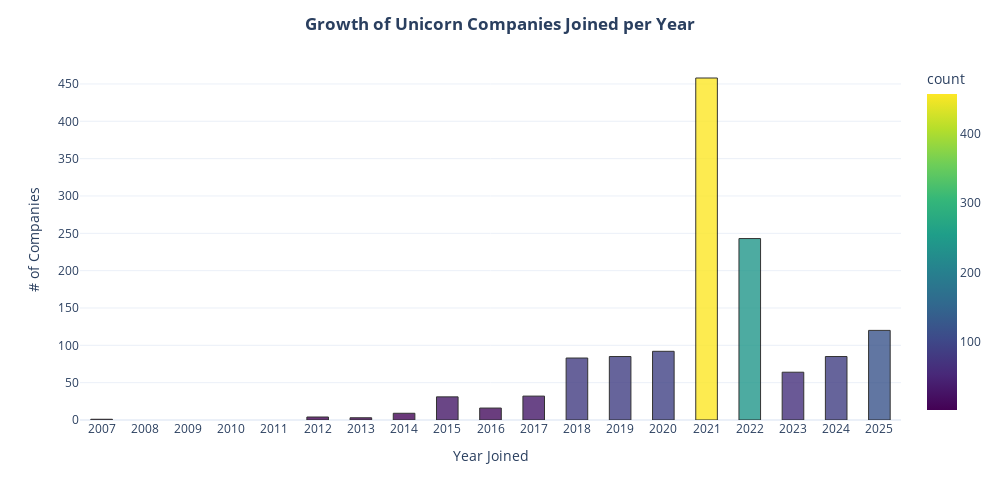

The notebook cell saved with this chart:
### Code cell
fig_outliers = px.bar(year_joined, x= 'date_joined', y= 'count', color_continuous_scale= 'viridis',\
                          opacity= 0.8, color= 'count', template= "plotly_white")

fig_outliers.update_traces(marker_line_width= 1, marker_line_color= 'black')
fig_outliers.update_layout(width= 1000, height= 500, bargap= 0.5, xaxis_range= [2006.5, 2025.5], hovermode= "x unified",\
                         xaxis= dict(tickmode= 'linear', tick0= 2005, dtick= 1, title= 'Year Joined'),\
                         yaxis_title= "# of Companies", title= {"text": "<b>Growth of Unicorn Companies Joined per Year</b>", 'x': 0.5, "xanchor": "center"})
fig_outliers.show()

### Figure 1 — Plotly figure (JSON) as saved in the notebook; plotly's stock layout.template omitted (floating-point values rounded to 4 significant figures)
{"data": [{"hovertemplate": "date_joined=%{x}<br>count=%{marker.color}<extra></extra>", "legendgroup": "", "marker": {"color": [120, 85, 64, 243, 458, 92, 85, 83, 32, 16, 31, 9, 3, 4, 1], "coloraxis": "coloraxis", "line": {"color": "black", "width": 1}, "opacity": 0.8, "pattern": {"shape": ""}}, "name": "", "orientation": "v", "showlegend": false, "textposition": "auto", "type": "bar", "x": [2025, 2024, 2023, 2022, 2021, 2020, 2019, 2018, 2017, 2016, 2015, 2014, 2013, 2012, 2007], "xaxis": "x", "y": [120, 85, 64, 243, 458, 92, 85, 83, 32, 16, 31, 9, 3, 4, 1], "yaxis": "y"}], "layout": {"bargap": 0.5, "barmode": "relative", "coloraxis": {"colorbar": {"title": {"text": "count"}}, "colorscale": [[0, "#440154"], [0.1111, "#482878"], [0.2222, "#3e4989"], [0.3333, "#31688e"], [0.4444, "#26828e"], [0.5556, "#1f9e89"], [0.6667, "#35b779"], [0.7778, "#6ece58"], [0.8889, "#b5de2b"], [1, "#fde725"]]}, "height": 500, "hovermode": "x unified", "legend": {"tracegroupgap": 0}, "margin": {"t": 60}, "title": {"text": "<b>Growth of Unicorn Companies Joined per Year</b>", "x": 0.5, "xanchor": "center"}, "width": 1000, "xaxis": {"anchor": "y", "domain": [0, 1], "dtick": 1, "range": [2006.0, 2026.0], "tick0": 2005, "tickmode": "linear", "title": {"text": "Year Joined"}}, "yaxis": {"anchor": "x", "domain": [0, 1], "title": {"text": "# of Companies"}}}}
